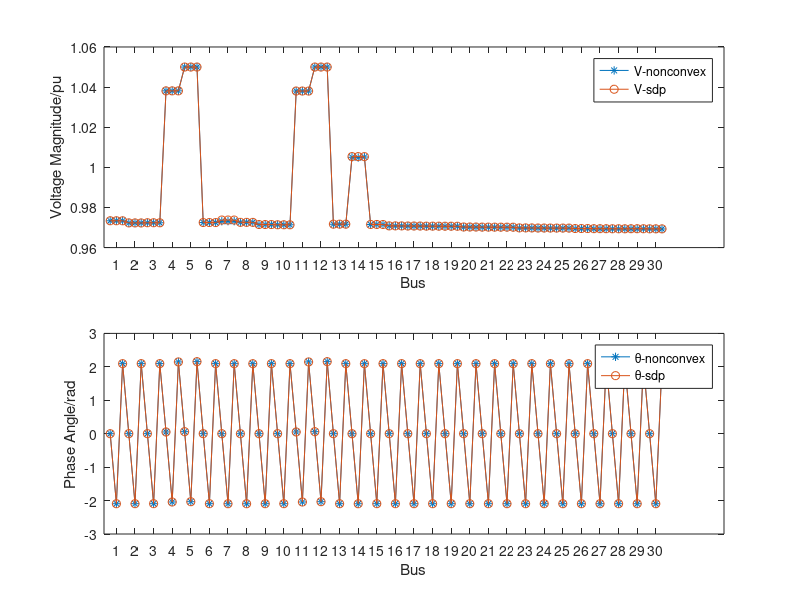

This figure's MATLAB source:
clc;
clear;

x1=2.01618E-14;
x2=-2.09439510;
x3=2.09439510;
x4=0.97336634;
x5=0.97336633;
x6=0.97336633;
x7=0.00105002;
x8=-2.09334508;
x9=2.09544512;
x10=0.97229595;
x11=0.97229594;
x12=0.97229594;
x13=0.00156627;
x14=-2.09282884;
x15=2.09596137;
x16=0.97237398;
x17=0.97237396;
x18=0.97237397;
x19=0.05188490;
x20=-2.04251019;
x21=2.14627998;
x22=1.03812754;
x23=1.03812754;
x24=1.03812754;
x25=0.06056515;
x26=-2.03382995;
x27=2.15496022;
x28=1.05000000;
x29=1.05000000;
x30=1.05000000;
x31=1.59595E-16;
x32=0.00000000;
x33=0.00000000;
x34=0.00000000;
x35=0.00000000;
x36=0.00000000;
x37=0.00000000;
x38=0.00000000;
x39=0.00000000;
x40=0.00000000;
x41=0.00000000;
x42=0.00000000;
x43=3.53812248;
x44=3.53812307;
x45=3.53812244;
x46=0.53799614;
x47=0.53799621;
x48=0.53799574;
x49=0.00000000;
x50=0.00000000;
x51=0.00000000;
x52=0.00000000;
x53=0.00000000;
x54=0.00000000;
x55=0.00000000;
x56=0.00000000;
x57=0.00000000;
x58=0.14991729;
x59=0.14991750;
x60=0.14991797;
x61=0.00000000;
x62=-2.09439510;
x63=2.09439510;
x64=0.97313993;
x65=0.97317949;
x66=0.97318118;
x67=0.00102887;
x68=-2.09336623;
x69=2.09542397;
x70=0.97248104;
x71=0.97248103;
x72=0.97248104;
x73=0.09999999;
x74=0.10000002;
x75=0.09999999;
x76=0.09999999;
x77=0.10000000;
x78=0.10000001;
x79=0.99976739;
x80=0.99980805;
x81=0.99980978;
x82=-0.00062261;
x83=-2.09501773;
x84=2.09377248;
x85=0.97260051;
x86=0.97260047;
x87=0.97260050;
x88=0.00054474;
x89=-2.09385038;
x90=2.09493984;
x91=0.97146160;
x92=0.97146157;
x93=0.97146160;
x94=0.00119565;
x95=-2.09319947;
x96=2.09559075;
x97=0.97136414;
x98=0.97136411;
x99=0.97136413;
x100=0.05181318;
x101=-2.04258196;
x102=2.14620833;
x103=1.03803853;
x104=1.03803852;
x105=1.03803852;
x106=0.06054277;
x107=-2.03385237;
x108=2.15493794;
x109=1.05000000;
x110=1.05000000;
x111=1.05000000;
x112=0.00000000;
x113=0.00000000;
x114=0.00000000;
x115=0.00000000;
x116=0.00000000;
x117=0.00000000;
x118=0.00000000;
x119=0.00000000;
x120=0.00000000;
x121=0.00000000;
x122=0.00000000;
x123=0.00000000;
x124=3.56726352;
x125=3.56726289;
x126=3.56726365;
x127=0.60935399;
x128=0.60935329;
x129=0.60935457;
x130=0.00000000;
x131=0.00000000;
x132=0.00000000;
x133=0.00000000;
x134=0.00000000;
x135=0.00000000;
x136=0.00000000;
x137=0.00000000;
x138=0.00000000;
x139=0.15883345;
x140=0.15883376;
x141=0.15883253;
x142=-0.00062261;
x143=-2.09501773;
x144=2.09377248;
x145=1.00501374;
x146=1.00488992;
x147=1.00515792;
x148=0.00052355;
x149=-2.09387156;
x150=2.09491865;
x151=0.97164686;
x152=0.97164682;
x153=0.97164685;
x154=0.09999997;
x155=0.10000007;
x156=0.09999995;
x157=0.09999993;
x158=0.10000001;
x159=0.10000006;
x160=1.03332635;
x161=1.03319908;
x162=1.03347460;
x163=0.00123491;
x164=-2.09316020;
x165=2.09563001;
x166=0.97150629;
x167=0.97150627;
x168=0.97150628;
x169=0.00094228;
x170=-2.09345283;
x171=2.09533738;
x172=0.97078084;
x173=0.97078082;
x174=0.97078083;
x175=0.00090716;
x176=-2.09348795;
x177=2.09530226;
x178=0.97071124;
x179=0.97071122;
x180=0.97071124;
x181=0.00087231;
x182=-2.09352280;
x183=2.09526741;
x184=0.97064314;
x185=0.97064312;
x186=0.97064314;
x187=0.00085279;
x188=-2.09354232;
x189=2.09524789;
x190=0.97060637;
x191=0.97060635;
x192=0.97060636;
x193=0.00071954;
x194=-2.09367557;
x195=2.09511464;
x196=0.97019466;
x197=0.97019464;
x198=0.97019465;
x199=0.00070991;
x200=-2.09368520;
x201=2.09510501;
x202=0.97012523;
x203=0.97012520;
x204=0.97012522;
x205=0.00069456;
x206=-2.09370055;
x207=2.09508966;
x208=0.97009388;
x209=0.97009386;
x210=0.97009388;
x211=0.00051585;
x212=-2.09387926;
x213=2.09491095;
x214=0.96974739;
x215=0.96974737;
x216=0.96974738;
x217=0.00048513;
x218=-2.09390998;
x219=2.09488022;
x220=0.96968468;
x221=0.96968466;
x222=0.96968467;
x223=0.00047396;
x224=-2.09392115;
x225=2.09486906;
x226=0.96965878;
x227=0.96965876;
x228=0.96965877;
x229=0.00037345;
x230=-2.09402166;
x231=2.09476855;
x232=0.96942557;
x233=0.96942554;
x234=0.96942556;
x235=0.00034414;
x236=-2.09405097;
x237=2.09473924;
x238=0.96935330;
x239=0.96935328;
x240=0.96935330;
x241=0.00033019;
x242=-2.09406491;
x243=2.09472529;
x244=0.96931241;
x245=0.96931238;
x246=0.96931240;
x247=0.00033154;
x248=-2.09406357;
x249=2.09472663;
x250=0.96933692;
x251=0.96933690;
x252=0.96933692;
x253=0.00030637;
x254=-2.09408874;
x255=2.09470147;
x256=0.96928714;
x257=0.96928712;
x258=0.96928714;



Agams=[x1;x2;x3;x7;x8;x9;x13;x14;x15;x19;x20;x21;x25;x26;x27;x67;x68;x69;x61;x62;x63; ...
       x82;x83;x84;x88;x89;x90;x94;x95;x96;x100;x101;x102;x106;x107;x108;x148;x149;x150;x142;x143;x144; ...
       x163;x164;x165;x169;x170;x171;x175;x176;x177;x181;x182;x183;x187;x188;x189;x193;x194;x195;x199;x200;x201;x205;x206;x207;x211;x212;x213;x217;x218;x219; ...
       x223;x224;x225;x229;x230;x231;x235;x236;x237;x241;x242;x243;x247;x248;x249;x253;x254;x255];

Vgams=[
x4
x5
x6
x10
x11
x12
x16
x17
x18
x22
x23
x24
x28
x29
x30
x70
x71
x72
x64
x65
x66
% No.2
x85
x86
x87
x91
x92
x93
x97
x98
x99
x103
x104
x105
x109
x110
x111
x151
x152
x153
x145
x146
x147

x166
x167
x168
x172
x173
x174
x178
x179
x180
x184
x185
x186
x190
x191
x192
x196
x197
x198
x202
x203
x204
x208
x209
x210
x214
x215
x216
x220
x221
x222
x226
x227
x228
x232
x233
x234
x238
x239
x240
x244
x245
x246
x250
x251
x252
x256
x257
x258
];
Vsdp=[0.973382251687372
   0.973378738851728
   0.973359556068670
   0.972316275396668
   0.972308016402785
   0.972287745639363
   0.972393520933116
   0.972388782865630
   0.972370659880012
   1.038129624898512
   1.038128731915497
   1.038126713444630
   1.049999926935179
   1.049999926964255
   1.049999926956634
   0.972502969283643
   0.972492819554993
   0.972471524101198
   0.973736007953588
   0.973739978526514
   0.973728230438287
   0.972581894929856
   0.972584500254791
   0.972572613784434
   0.971496544640915
   0.971497610948171
   0.971485947194750
   0.971375842062129
   0.971376778242158
   0.971364770720816
   1.038042222207751
   1.038042330099233
   1.038041143030042
   1.049999928036044
   1.049999928031533
   1.049999928076925
   0.971682051022121
   0.971682810340993
   0.971670980078671
   1.005368845574542
   1.005364148294038
   1.005347889541959
   0.971534114632411
   0.971532212142782
   0.971517142198163
   0.970833093012851
   0.970831189439219
   0.970816108292076
   0.970763497538531
   0.970761593692382
   0.970746511375253
   0.970695400520027
   0.970693496395018
   0.970678413010941
   0.970658626367444
   0.970656721991523
   0.970641638149999
   0.970271348898379
   0.970269445121788
   0.970254354941302
   0.970214126285730
   0.970212222235856
   0.970197131395996
   0.970182787935752
   0.970180883886022
   0.970165792596568
   0.969824104724718
   0.969822201171037
   0.969807103144297
   0.969761399420097
   0.969759495713495
   0.969744396696874
   0.969735503104382
   0.969733599342729
   0.969718499973680
   0.969502304116605
   0.969500400789493
   0.969485297084593
   0.969430046369447
   0.969428142924394
   0.969413038128093
   0.969389152214128
   0.969387248558139
   0.969372143181681
   0.969413668688652
   0.969411765427349
   0.969396660224264
   0.969363892134455
   0.969361988845992
   0.969346882791952
];

Asdp =[            0
  -2.094395102393195
   2.094395102393195
   0.001046997687342
  -2.093342229878916
   2.095442380816891
   0.001561020151124
  -2.092832390785138
   2.095957753155470
   0.051887126657580
  -2.042501455923839
   2.146305468372727
   0.060567838592098
  -2.033820503629485
   2.154988854787121
   0.001025241625427
  -2.093361652104166
   2.095420104304561
                   0
  -2.094395102393195
   2.094395102393195
  -0.000592645975554
  -2.094999371920682
   2.093802778390367
   0.000518722904757
  -2.093886384426626
   2.094914310849818
   0.001193333799213
  -2.093211153649158
   2.095589278146182
   0.051813145659666
  -2.042592652699923
   2.146214886643957
   0.060545530809322
  -2.033860279734473
   2.154948007687836
   0.000497438673065
  -2.093907290435361
   2.094892940378815
  -0.000592645975554
  -2.094999371920682
   2.093802778390367
   0.001214319800845
  -2.093184627648768
   2.095610651969933
   0.000888242241961
  -2.093510705408825
   2.095284565291256
   0.000853123608669
  -2.093545824126149
   2.095249445424053
   0.000818276243631
  -2.093580671532682
   2.095214596826545
   0.000798756094819
  -2.093600191836524
   2.095195075859781
   0.000631830652403
  -2.093767118144715
   2.095028145207058
   0.000605334601777
  -2.093793614370278
   2.095001648050180
   0.000589988637011
  -2.093808960463657
   2.094986301525485
   0.000428165471756
  -2.093970783698053
   2.094824473785893
   0.000397447788168
  -2.094001501524497
   2.094793755041174
   0.000386284928961
  -2.094012664486010
   2.094782591722907
   0.000285790691316
  -2.094113158777786
   2.094682094739870
   0.000256482297517
  -2.094142467268735
   2.094652785413764
   0.000242541550553
  -2.094156408112018
   2.094638844070958
   0.000243882140748
  -2.094155067542359
   2.094640184843947
   0.000218724367740
  -2.094180225395275
   2.094615026247879];

Pg_gams=[1.59595E-16;0;0;3.53812248;3.53812307;3.53812244;0.00000000;0;0;3.56726352;3.56726289;3.56726365];
Qg_gams=[0.53799614;0.53799621;0.53799574;0.14991729;0.14991750;0.14991797;0.60935399;0.60935329;0.60935457;0.15883345;0.15883376;0.15883253];
Pg_sdp=[0.000000012976282
   0.000000012976294
   0.000000012976607
   3.537956491619335
   3.538039862266194
   3.538645549776500
   0.000000012985455
   0.000000012985460
   0.000000012985575
   3.567074640592144
   3.567060096144688
   3.567342166167327];
Qg_sdp=[0.536602464885645
   0.537487715357547
   0.537091745077196
   0.149517684806440
   0.149216185004445
   0.149388406847635
   0.608399347379443
   0.608798873045860
   0.608618600542449
   0.158107881845919
   0.157969524430575
   0.158075402741553];

V_MAE=max(abs(Vsdp-Vgams))
Pg_MAE=max(abs(Pg_sdp-Pg_gams))
Qg_MAE=max(abs(Qg_sdp-Qg_gams))
V_RMSE=sqrt((sum(abs(Vsdp-Vgams).^2))/90)
Pg_RMSE=sqrt((sum(abs(Pg_sdp-Pg_gams).^2))/90)
Qg_RMSE=sqrt((sum(abs(Qg_sdp-Qg_gams).^2))/90)


figure(1)
subplot(2,1,1) 
plot(1:90,Vgams,'-*',1:90,Vsdp,'-o')

xlabel('Bus');
ylabel('Voltage Magnitude/pu');
xticks([2 5 8 11 14 17 20 23 26 29 32 35 38 41 44 47 50 53 56 59 62 65 68 71 74 77 80 83 86 89])
set(gca, 'xticklabel',{'1';'2';'3';'4';'5';'6';'7';'8';'9';'10';'11';'12';'13';'14';'15';'16';'17';'18';'19';'20';'21';'22';'23';'24';'25';'26';'27';'28';'29';'30'});

set(gca,'xticklabelRotation',0);

legend('V-nonconvex','V-sdp');

subplot(2,1,2) 
plot(1:90,Agams,'-*',1:90,Asdp,'-o')
xlabel('Bus');
ylabel('Phase Angle/rad');
xticks([2 5 8 11 14 17 20 23 26 29 32 35 38 41 44 47 50 53 56 59 62 65 68 71 74 77 80 83 86 89])
set(gca, 'xticklabel',{'1';'2';'3';'4';'5';'6';'7';'8';'9';'10';'11';'12';'13';'14';'15';'16';'17';'18';'19';'20';'21';'22';'23';'24';'25';'26';'27';'28';'29';'30'});

set(gca,'xticklabelRotation',0);

legend('\theta-nonconvex','\theta-sdp');
